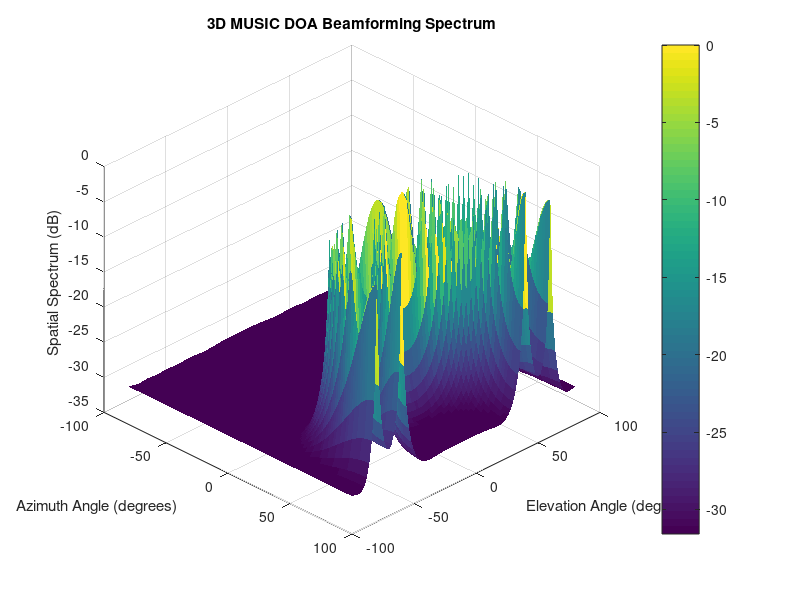

MATLAB code for this plot:
clc; clear; close all;

%% Parameters
M = 8;                      % Number of antenna elements
theta_true = [20 40];       % True DOAs (degrees)
K = length(theta_true);
snapshots = 200;
SNR = 10;                   % dB
d = 0.5;                    % λ/2 spacing
lambda = 1;
k = 2*pi/lambda;

%% Signal model
A = exp(-1j*k*d*(0:M-1).' * sind(theta_true));
S = randn(K, snapshots) + 1j*randn(K, snapshots);
X = awgn(A*S, SNR, 'measured');

%% Covariance matrix
R = (X*X')/snapshots;

%% Eigen-decomposition
[V, D] = eig(R);
[~, idx] = sort(diag(D), 'descend');
En = V(:, idx(K+1:end));    % Noise subspace

%% Angle grid (Azimuth & Elevation)
az = -90:2:90;              % Azimuth
el = -90:2:90;              % Elevation

P = zeros(length(el), length(az));

%% 3D MUSIC spectrum computation
for i = 1:length(el)
    for j = 1:length(az)
        a = exp(-1j*k*d*(0:M-1).' * ...
            (sind(az(j))*cosd(el(i))));
        P(i,j) = 1 / abs(a'*(En*En')*a);
    end
end

P_dB = 10*log10(P / max(P(:)));

%% Plot 3D Beamforming Spectrum
figure;
surf(az, el, P_dB, 'EdgeColor', 'none');
xlabel('Azimuth Angle (degrees)');
ylabel('Elevation Angle (degrees)');
zlabel('Spatial Spectrum (dB)');
title('3D MUSIC DOA Beamforming Spectrum');
colorbar;
view(45,35);
grid on;
